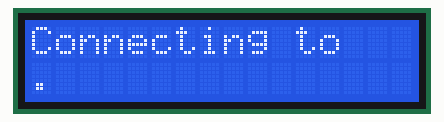
Simulated run of this sketch. Board: ESP8266 (NodeMCU). On the bench: 16×2 character LCD. WiFi joins after 1.5 s; servers stay silent unless stated; network time is answered at once with the bench clock; the local clock reads 2024-03-15 10:24:30 at power-on unless the sketch sets it; not simulated (calls return 0 or success): secrets.h; what the sketch prints to the serial monitor is not drawn.

Above: at 1.1 s.
At 2.1 s:
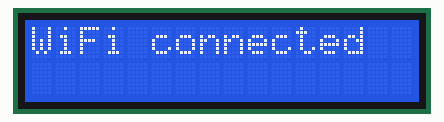
At 3.2 s:
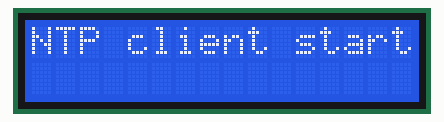
At 4.2 s:
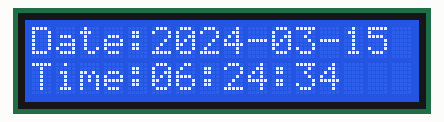
At 20.7 s:
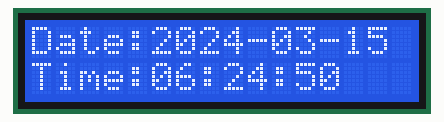
At 38.2 s:
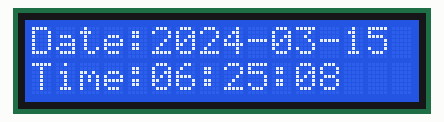

Measured:
- what the display in image 0 shows lasts 1.0 s, from 1.1 s to 2.1 s
- what the display in image 2 shows lasts 1.1 s, from 3.1 s to 4.2 s

The sketch:

ESP8266_DateTime_on_LCD.ino
```cpp
#include <Wire.h>
#include <LiquidCrystal_I2C.h>
#include <ESP8266WiFi.h>
#include <WiFiUdp.h>
#include <NTPClient.h>
#include <time.h>
#include "secrets.h"

const char* ssid = WIFI_SSID;
const char* password = WIFI_PASS;

// define NTP client to get the time
WiFiUDP ntpUDP;
NTPClient timeClient(ntpUDP, "pool.ntp.org");

//set LCD address to 0x27 for a 16 chars and 2 line display
LiquidCrystal_I2C lcd(0x27, 16, 2);

#define SDA_PIN 4 // GPIO 4 (D2)
#define SCL_PIN 5 // GPIO 5 (D1)

void setup() {
  Serial.begin(115200);
  Wire.begin(SDA_PIN, SCL_PIN); // initialize comms w/ I2C display

  // initialize lcd
  lcd.begin(16, 2);
  lcd.backlight();
  lcd.print("Connecting to");
  lcd.setCursor(0,1);
  lcd.print(ssid);

  Serial.print("Connecting to ");
  Serial.println(ssid);

  WiFi.begin(ssid, password); //connect to WiFi

  while (WiFi.status() != WL_CONNECTED) {
    delay(1000);
    Serial.print(".");
    lcd.print(".");
  }

  Serial.println("WiFi connected");
  lcd.clear();
  lcd.print("WiFi connected");
  delay(1000);

  timeClient.begin(); // start the time client

  Serial.println("NTP client started");
  lcd.clear();
  lcd.print("NTP client started");
  delay(1000);
}

void loop() {
  timeClient.update();

  // get epoch time and covert it into a tm struct
  time_t rawTime = timeClient.getEpochTime();
  struct tm* timeInfo = localtime(&rawTime);

  // determine if daylight savings are in effect
  int dstOffset = 0;
  if ((timeInfo->tm_mon > 2 && timeInfo->tm_mon < 10) ||
      (timeInfo->tm_mon == 2 && timeInfo->tm_mday - timeInfo->tm_wday >= 7) ||
      (timeInfo->tm_mon == 10 && timeInfo->tm_mday - timeInfo->tm_wday < 7)) {
    dstOffset = 3600; // Add one hour for DST (EDT)
  }

  // apply the offset
  rawTime += (dstOffset - 5 * 3600);
  timeInfo = localtime(&rawTime);

  // format date and time
  char dateBuffer[11]; // buffer for date string
  char timeBuffer[9]; // buffer for time string
  strftime(dateBuffer, sizeof(dateBuffer), "%Y-%m-%d", timeInfo);
  strftime(timeBuffer, sizeof(timeBuffer), "%H:%M:%S", timeInfo);

  // Print the date and time on the LCD
  lcd.clear();
  lcd.setCursor(0, 0);
  lcd.print("Date:");
  lcd.print(dateBuffer);
  lcd.setCursor(0, 1);
  lcd.print("Time:");
  lcd.print(timeBuffer);

  // print to serial monitor for debugging
  Serial.print("Date: ");
  Serial.println(dateBuffer);
  Serial.print("Time: ");
  Serial.println(timeBuffer);
  Serial.println("");

  delay(1000);
}
```
